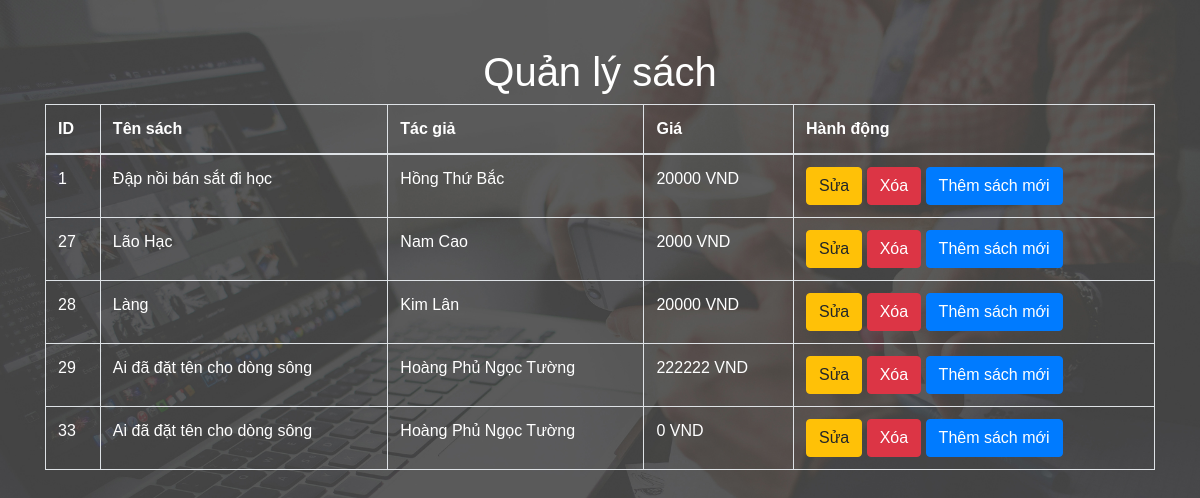
/admin/menu.php, run on the app's committed database.
### tables this page shows
CREATE TABLE `ebook` (
  `book_id` int(11) NOT NULL,
  `book_title` varchar(255) NOT NULL,
  `book_img` varchar(255) NOT NULL,
  `book_author` varchar(255) NOT NULL,
  `book_quantity` int(11) NOT NULL,
  `price` int(11) NOT NULL,
  `description` text DEFAULT NULL,
  `category` varchar(60) DEFAULT NULL,
  `publisher` varchar(60) DEFAULT NULL,
  `book_update` date DEFAULT NULL,
  `content` text DEFAULT NULL
);

### admin/menu.php (the view, shortened to what this page needs)
<?php
include('db.php');
$sql = "SELECT * FROM ebook";
$result = $conn->query($sql);
?>
<!DOCTYPE html>
<html lang="vi">
<head>
    <link href="https://stackpath.bootstrapcdn.com/bootstrap/4.5.2/css/bootstrap.min.css" rel="stylesheet">
    <link rel="stylesheet" href="css/custom.css">
</head>
<body>
    <div class="container mt-5 text-white">
        <h1 class="text-center">Quản lý sách</h1>
        <table class="table table-bordered">
            <thead class="text-white">
                <tr>
                    <th>ID</th>
                    <th>Tên sách</th>
                    <th>Tác giả</th>
                    <th>Giá</th>
                    <th>Hành động</th>
                </tr>
            </thead>
            <tbody class="text-white">
                <?php while ($row = $result->fetch_assoc()): ?>
                    <tr>
                        <td><?php echo $row['book_id']; ?></td>
                        <td><?php echo $row['book_title']; ?></td>
                        <td><?php echo $row['book_author']; ?></td>
                        <td><?php echo $row['price']; ?> VND</td>
                        <td>
                            <a href="edit_book.php?book_id=<?php echo $row['book_id']; ?>" class="btn btn-warning">Sửa</a>
                            <a href="delete_book.php?book_id=<?php echo $row['book_id']; ?>" class="btn btn-danger">Xóa</a>
                            <a href="add_book.php" class="btn btn-primary">Thêm sách mới</a>
                        </td>
                    </tr>
                <?php endwhile; ?>
            </tbody>
        </table>
    </div>
</body>
</html>

### admin/css/custom.css (style rules this page uses)
body { background: url(../images/banner.jpg) no-repeat; background-attachment: fixed; background-position: center; background-size: cover; -webkit-background-size: cover; -moz-background-size: cover; -o-background-size: cover; font-family: 'Raleway', sans-serif; }

### data on the page
ebook: book_id "1", book_title "Đập nồi bán sắt đi học", book_author "Hồng Thứ Bắc", price "20000"
ebook: book_id "27", book_title "Lão Hạc", book_author "Nam Cao", price "2000"
ebook: book_id "28", book_title "Làng", book_author "Kim Lân", price "20000"
ebook: book_id "29", book_title "Ai đã đặt tên cho dòng sông", book_author "Hoàng Phủ Ngọc Tường", price "222222"
ebook: book_id "33", book_title "Ai đã đặt tên cho dòng sông", book_author "Hoàng Phủ Ngọc Tường", price "0"
